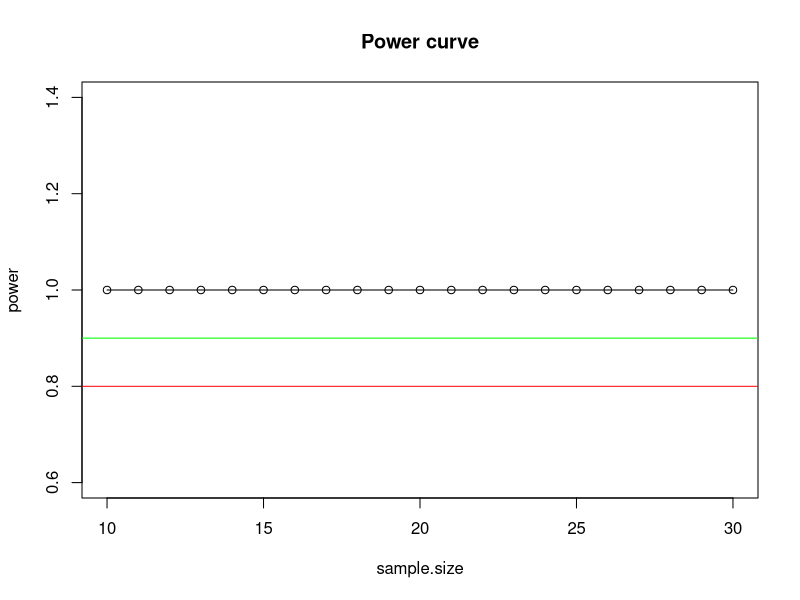

R code for this plot: (Note: this script raises an error after producing the figure.)
## ---- chunk 1

library(lme4)

pwr_calc_test <- function(nsims, ssizes) {
  # intialize data frame to store the output 
  pwr <- data.frame() 
  
  for (s in 1:length(ssizes)) {
    for (n in 1:nsims) {
      # df index
      idx <- (s-1) * nsims + n
      
      # current sample size
      ssize <- ssizes[s]
      
      # conditions factor
      conds <- rep(c(0,1,2), each = 5, times =1)
      
      #feature factor
      feature <- rep(c(1:5), times = 3)

      make_ziutek <- function(sub_id, params) {
        
        # add intercept for condition
        intercept_cond <- rep(rnorm(3,params$b0c, params$b0c_sd), each = 5)

        # add feature intercept
        intercept_feature <- rep(rnorm(5, params$b0f, params$b0f_sd), times=3)
        
        # add condition and feature effects
        beta_cond <- params$b1_c * conds
        beta_feature <- params$b1_f * feature
        
        # add interaction
        beta_interaction <- params$b1_i * conds * feature
        
        # add residual noise
        residuals <- rnorm(length(conds), 0, params$residuals_sd)

        # collect in a dataframe and calculate simulated measured outcome (y)
        d <- data.frame('cond' = as.character(conds), 
                        'feature' = as.character(feature),
                        'sub' = sub_id,
                        'b0_c' = intercept_cond,
                        'b0_f' = intercept_feature,
                        'b1_c' = beta_cond,
                        'b1_f' = beta_feature,
                        'res' = residuals,
                        'y' = intercept_cond + intercept_feature + beta_cond + beta_feature + beta_interaction + residuals)
        }
      
      ziutek_list <- lapply(1:ssize, make_ziutek, params)
      d <- do.call(rbind, ziutek_list)
      
      # fit models - make sure they're correct
      m0 <- lmer(y ~ cond + (1|sub), data = d, REML = FALSE)
      m1 <- lmer(y ~ cond*feature + (1|sub), data = d, REML = FALSE)
      
      # perform likelihood ratio test
      test <- anova(m0,m1)
     
       #store output of simulation
      pwr[idx,'sim'] <- n
      pwr[idx, 'ssize'] <- ssize
      pwr[idx, 'b0'] <- summary(m1)$coefficients[1]
      pwr[idx, 'b1'] <- summary(m1)$coefficients[2]
      pwr[idx, 'sd_int'] <- attr(summary(m1)$varcor$sub,"stddev") 
      pwr[idx, 'sd_res'] <- summary(m1)$sigma
      pwr[idx, 'x2'] <- test$Chisq[2]
      pwr[idx, 'p'] <- test$`Pr(>Chisq)`[2]
    }
  }
  return(pwr)
} 

## ---- chunk 2

# parameters
params <- list(
    b0c = 5,
    b0c_sd = 1,

    b0f = 66,
    b0f_sd = 5,

    b1_c = 1,
    b1_f = 3,
    b1_i = 1,
    residuals_sd = 1
)

nsims <- 10 # number of simulations per sample size
ssizes <- 10:30 # sample sizes

set.seed(777)
pwr_test <- pwr_calc_test(nsims, ssizes)

summary2 <- aggregate(pwr_test$p, by = list(pwr_test$ssize), FUN = function(x) sum(x < 0.05)/length(x))
colnames(summary2) <- c('sample.size','power')
print(summary2)


## ---- chunk 3
with(summary2, plot(sample.size, power, type = 'ol')) 
abline(h=.8, col='red')
abline(h=.9, col='green')
title('Power curve')
## ---- chunk 4

e3 <- -.8 # -1 uv # uV # minimum difference between conditions

set.seed(777)
pwr2 <- pwr_calc(e0,e3,e0_sd,eres_sd,nsims,ssizes)

summary3 <- aggregate(pwr2$p,by = list(pwr2$ssize), FUN = function(x) sum(x < 0.05)/length(x))
colnames(summary3) <- c('sample.size','power')
print(summary3)

## ---- chunk 5
with(summary3, plot(sample.size, power, type = 'ol')) 
abline(h=.8, col='red')
abline(h=.9, col='green')
title('Power curve')
